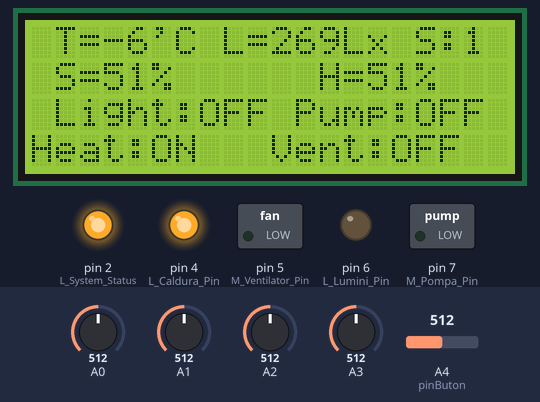
Recording of a sketch running on a simulated Arduino Uno, built with avr-gcc and run on an emulated ATmega328P. On the bench: 20×4 character LCD, switched loads named in the sketch (green lamp = pin HIGH), output pins drawn as LEDs (lit = HIGH). The test bench sets the inputs (shaded band); at power-on: A2 = 512, A0 = 512, A1 = 512, A3 = 512, A4 (pinButon) = 512. Pins used as bus, display or sensor lines are not drawn; what the sketch prints to the serial monitor is not drawn.

Above: at 2.4 s.
2.5 s: A2 set to 488
At 4.5 s:
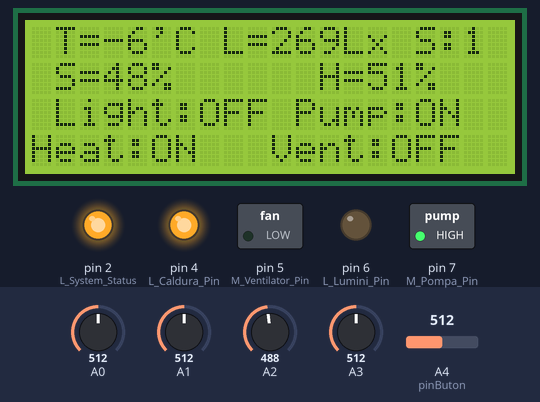
5.2 s: A0 set to 565
At 6.9 s:
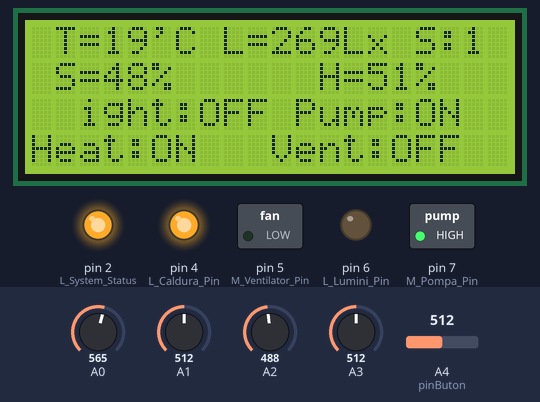
10.8 s: A0 set to 582
At 13.0 s:
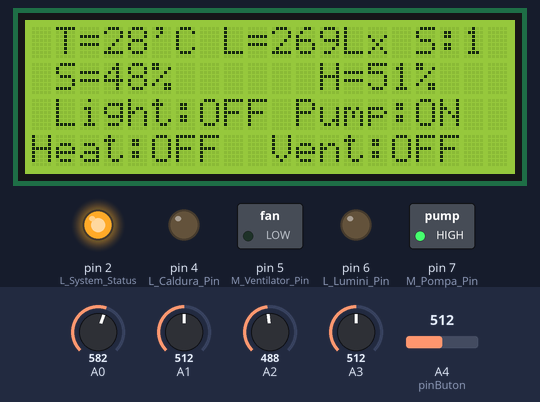
15.6 s: A1 set to 180
At 17.7 s:
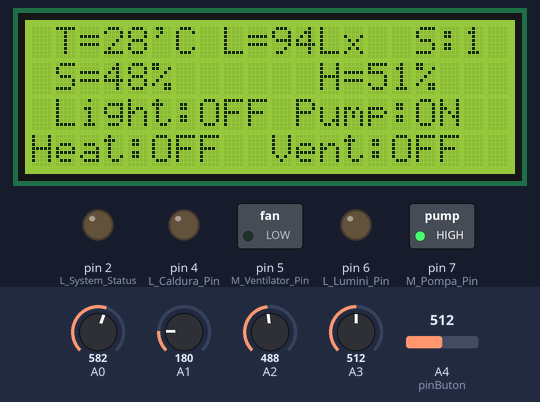
18.6 s: A1 set to 154
At 20.3 s:
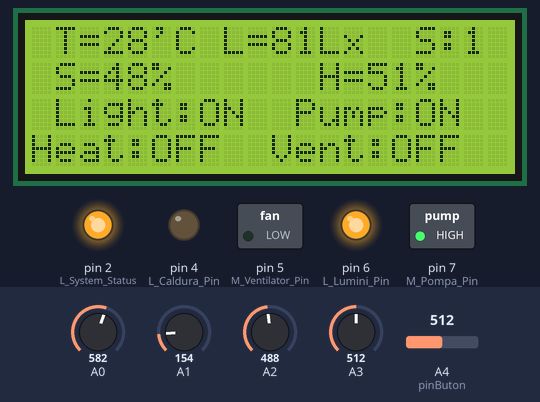
22.6 s: A0 set to 716
At 23.8 s:
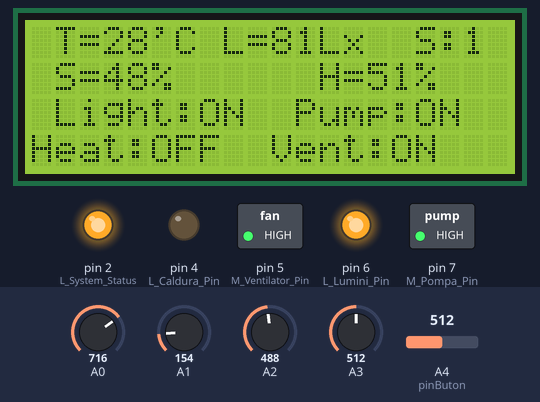
Timing chart, 0 to 27.1 s (numbered marks = the images above; inputs shaded):
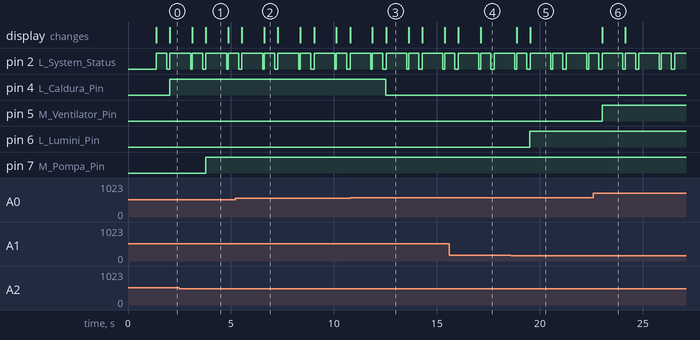

Measured:
- the behaviour switches between 500 and 499 on A2 (found by bisection; images 0 and 1)
- the behaviour switches between 581 and 582 on A0 (found by bisection; images 2 and 3)
- the behaviour switches between 171 and 170 on A1 (found by bisection; images 4 and 5)
- after the input at 2.5 s, pin 7 (M_Pompa_Pin): LOW → HIGH after 1.3 s; the display: first changes after 0.63 s (image 1 shows a later state)
- after the input at 5.2 s, the display: first differs from a run without the input after 1.4 s (image 2)
- after the input at 10.8 s, pin 4 (L_Caldura_Pin): HIGH → LOW after 1.7 s; the display: first changes after 1.1 s (image 3 shows a later state)
- after the input at 15.6 s, the display: first differs from a run without the input after 1.5 s (image 4)
- after the input at 18.6 s, pin 6 (L_Lumini_Pin): LOW → HIGH after 0.92 s; the display: first changes after 0.27 s (image 5 shows a later state)
- after the input at 22.6 s, pin 5 (M_Ventilator_Pin): LOW → HIGH after 0.42 s; the display: changes after 0.43 s (image 6)

The sketch:

Green_House_Automation_TASKS.ino
```cpp
//-----------------------------------------------------------------------------------------------------------------------------------------------------
// - Main Program
// - Contains all headers
// - Responsible for environment monitoring and
//   and green house control
//------------------------------------------------------------------------------------------------------------------------------------------------------

//----------------#_INCLUDES_#--------------------------------------------------------------------------------------------------------------------------


#include "GLOBALS_H.h"    // Global variables
#include "SENSORS_H.h"    // Reads data from sensors
#include "DISPLAY_H.h"    // Displays sensor data
#include "CONTROLS_H.h"   // Controls Green House
#include "TIME_H.h"

//----------------#_GLOBAL_VARS_#------------------------------------------------------------------------------------------------------------------------

LiquidCrystal lcd(13, 12, 11, 10,  9,  8);

const int M_Pompa_Pin = 7;        // iesire pompa
const int L_Lumini_Pin = 6;       // iesire lumini
const int M_Ventilator_Pin = 5;   // iesire ventilator
const int L_Caldura_Pin = 4;      // iesire caldura
const int O_Power_OnOff = 3;      // iesire sursa
const int L_System_Status = 2;    // iesire sys status

int Start_date = 0;   // start day
int weekNr = 1;       // start week

unsigned long previousMillis = 0; // interval saptmanana* trecuta
const long interval = 14; // interval saptmanana*

//--------------------#_SETUP_#--------------------------------------------------------------------------------------------------------------------------

void setup()
{
  Serial.println("_________________________________");
  Serial.println(" ");
  Serial.println(" ");

  lcd.begin(20, 4);

  Serial.begin(9600);
  Serial.println("SETUP_BEGIN");
  Serial.println("_________________________________");
  Serial.println("-> Baud Rate set to 9600");

  pinMode(L_Lumini_Pin, OUTPUT);
  Serial.println("-> Output: L_Lumini_Pin");

  pinMode(M_Pompa_Pin, OUTPUT);
  Serial.println("-> Output: M_Pompa_Pin");

  pinMode(M_Ventilator_Pin, OUTPUT);
  Serial.println("-> Output: M_Ventilator_Pin");

  pinMode(L_Caldura_Pin, OUTPUT);
  Serial.println("-> Output: L_Caldura_Pin");

  pinMode(O_Power_OnOff, OUTPUT);
  Serial.println("-> Output: O_Power_OnOff");

  pinMode(L_System_Status, OUTPUT);
  Serial.println("-> Output: L_System_Status");

  delay(1000);
  Serial.println("  ");
  Serial.println("SETUP_ENDS");
  Serial.println("_________________________________");
}

//-----------------------#_LOOP_#--------------------------------------------------------------------------------------------------------------------------
void loop()
{
  Serial.println("LOOP_START");
  Serial.println("_________________________________");

  updateTime();

  displayTemperature(readTemperature());
  displayLightIntensity(readLightIntensity());
  displaySoilMoisture(readSoilMoisture());
  displayAirHumidity(readAirHumidity());
  displayWeek(weekNr);
  displayThersholds();

  digitalWrite(L_System_Status, HIGH);
  delay(500);
  digitalWrite(L_System_Status, LOW);

  sourceControl();
  controlLight( readLightIntensity());
  controlPump(readSoilMoisture());
  controlTemperature(readTemperature());

  digitalWrite(L_System_Status, HIGH);
  delay(500);
  digitalWrite(L_System_Status, LOW);

  Serial.println("  ");
  Serial.println("LOOP_END");
  Serial.println("_________________________________");

  digitalWrite(L_System_Status, HIGH);
  delay(500);
  digitalWrite(L_System_Status, LOW);
}

//-----------------------------------------------------------------------------------------------------------------------------------------------------
```

CONTROLS_H.h
```cpp
//-----------------------------------------------------------------------------------------------------------------------------------------------------
// -CONTROLS_H - Contine functiile de control pentru
// -pompa apa,caldura,ventilator,lumini
//
//-----------------------------------------------------------------------------------------------------------------------------------------------------

#ifndef CONTROLS_H
#define CONTROLS_H

//----------------#_INCLUDES_#-------------------------------------------------------------------------------------------------------------------------

#include "GLOBALS_H.h"    // Global variables
#include "UPDATE_THRESHOLDS_H.h"  // Thresholds module

//----------------#_FUNCTIONS_#------------------------------------------------------------------------------------------------------------------------


//__CONTROL_POWER_SOURCE__

void sourceControl()
{
  int pinButon = A4;
  int rawValue = analogRead(pinButon);

  if (rawValue > 500)
  {
   delay(150);
   digitalWrite(O_Power_OnOff, HIGH);
   Serial.println("<DANGER(220V)> Sursa: ON <!!!>");
  }
  else
  {
   delay(150);
   digitalWrite(O_Power_OnOff, LOW);
   Serial.println("<SAFE> Sursa: OFF <!!!>");
  }

}

//__CONTROL_LIGHT__

void controlLight(int lightIntensity)
{
  updateThresholds();

  int pragLuminaLocal = pragLumina; //"Lx"
  if (lightIntensity < pragLuminaLocal)
  {
    digitalWrite(L_Lumini_Pin, HIGH);
    lcd.setCursor(0, 2);
    lcd.print(" Light:ON ");
    Serial.println("Light:ON ");
  }
  else
  {
    digitalWrite(L_Lumini_Pin, LOW);
    lcd.setCursor(0, 2);
    lcd.print(" Light:OFF ");
    Serial.println("Light:OFF ");
  }
}

//__CONTROL_PUMP__
void controlPump(int soilMoisture)
{
  updateThresholds();

  int pragUmidiateSolLocal = pragUmidiateSol; //"%"
  if (soilMoisture < pragUmidiateSolLocal)
  {
    digitalWrite(M_Pompa_Pin, HIGH);
    lcd.setCursor(10, 2);
    lcd.print(" Pump:ON ");
    Serial.println("Pump:ON ");
  }
  else
  {
    digitalWrite(M_Pompa_Pin, LOW);
    lcd.setCursor(10, 2);
    lcd.print(" Pump:OFF ");
    Serial.println("Pump:OFF ");
  }
}

//__CONTROL_TEMPERATURE__(Heat Lamp & Vent)

void controlTemperature(int temperature)
{
  updateThresholds();
  int pragTemepraturaLocal = pragTemepratura; //"`C"
  if (temperature < pragTemepraturaLocal)
  {
    digitalWrite(L_Caldura_Pin, HIGH);
    lcd.setCursor(0, 3);
    lcd.print("Heat:ON ");
    Serial.println("Heat:ON ");

    digitalWrite(M_Ventilator_Pin, LOW);
    lcd.setCursor(10, 3);
    lcd.print("Vent:OFF ");
    Serial.println("Vent:OFF ");

  }
  else if (temperature > pragTemepraturaLocal)
  {
    digitalWrite(L_Caldura_Pin, LOW);
    lcd.setCursor(0, 3);
    lcd.print("Heat:OFF ");
    Serial.println("Heat:OFF ");

    digitalWrite(M_Ventilator_Pin, HIGH);
    lcd.setCursor(10, 3);
    lcd.print("Vent:ON ");
    Serial.println("Vent:ON ");

  }
  else
  {
    digitalWrite(L_Caldura_Pin, LOW);
    lcd.setCursor(0, 3);
    lcd.print("Heat:OFF ");
    Serial.println("Heat:OFF ");

    digitalWrite(M_Ventilator_Pin, LOW);
    lcd.setCursor(10, 3);
    lcd.print("Vent:OFF ");
    Serial.println("Vent:OFF ");

  }
}

//--------------------------------------------------------------------------------------------------------------------------------------------------------

#endif CONTROLS_H // CONTROLS_H

//--------------------------------------------------------------------------------------------------------------------------------------------------------
```

DISPLAY_H.h
```cpp
//-----------------------------------------------------------------------------------------------------------------------------------------------------
// -DISPLAY_H - Contine functiile de afisare ale senzorilor in portul Serial si pe LCD display
//
//
//-----------------------------------------------------------------------------------------------------------------------------------------------------

#ifndef DISPLAY_H
#define DISPLAY_H

//----------------#_INCLUDES_#-------------------------------------------------------------------------------------------------------------------------

#include "GLOBALS_H.h"    // Global variables

//----------------#_FUNCTIONS_#------------------------------------------------------------------------------------------------------------------------

//__TEMPERATURE__

void displayTemperature(int temperature)
{
  lcd.setCursor(0, 0);
  lcd.print(" T=");
  Serial.print(" T=");
  lcd.print(temperature);
  Serial.print(temperature);
  lcd.print("'C     ");
  Serial.println("'C     ");
}

//__LIGHT_INTENSITY__

void displayLightIntensity(int lightIntensity)
{
  lcd.setCursor(7, 0);
  lcd.print(" L=");
  Serial.print(" L=");
  lcd.print(lightIntensity);
  Serial.print(lightIntensity);
  lcd.print("Lx       ");
  Serial.println("Lx       ");
}

//__SOIL_MOISTURE__

void displaySoilMoisture(int soilMoisture)
{
  lcd.setCursor(0, 1);
  lcd.print(" S=");
  Serial.print(" S=");
  lcd.print(soilMoisture);
  Serial.print(soilMoisture);
  lcd.print("%      ");
  Serial.println("%      ");
}

//__AIR_HUMIDITY__

void displayAirHumidity(int airHumidity)
{
  lcd.setCursor(11, 1);
  lcd.print(" H=");
  Serial.print(" H=");
  lcd.print(airHumidity);
  Serial.print(airHumidity);
  lcd.print("%   ");
  Serial.println("%   ");
}

//__WEEK_NR__

void displayWeek(int weekNr)
{
  lcd.setCursor(15, 0);
  lcd.print(" S:");
  Serial.print(" Saptamana Nr:");
  lcd.print(weekNr);
  Serial.println(weekNr);
}

void displayThersholds()
{
  Serial.print("w: ");
  Serial.print(weekNr);
  Serial.print(" |pU: ");
  Serial.print(pragUmidiateSol);
  Serial.print(" |pT: ");
  Serial.print(pragTemepratura);
  Serial.print(" |pL: ");
  Serial.println( pragLumina);
}


//--------------------------------------------------------------------------------------------------------------------------------------------------------

#endif // DISPLAY_H

//--------------------------------------------------------------------------------------------------------------------------------------------------------
```

GLOBALS_H.h
```cpp
//-----------------------------------------------------------------------------------------------------------------------------------------------------
// -GLOBALS_H - Contine obiectul lcd si actuatorii
//
//
//-----------------------------------------------------------------------------------------------------------------------------------------------------

#ifndef GLOBALS_H
#define GLOBALS_H

#include <LiquidCrystal.h>
extern LiquidCrystal lcd;
//OUT pe DIGITAL OUTPUT
extern const int M_Pompa_Pin;
extern const int L_Lumini_Pin;
extern const int M_Ventilator_Pin;
extern const int L_Caldura_Pin;
extern const int O_Power_OnOff;
extern const int L_System_Status;

// CONTORIZARE TIMP
extern  int Start_date;
extern  int weekNr;
extern unsigned long previousMillis;
extern const long interval;

// THRESHOLDS
extern int pragUmidiateSol;
extern int pragTemepratura;
extern int pragLumina;


#endif // GLOBALS_H
```

SENSORS_H.h
```cpp
//-----------------------------------------------------------------------------------------------------------------------------------------------------
// -SENSORS_H - Contine functiile de citire ale senzorilor
//
//
//-----------------------------------------------------------------------------------------------------------------------------------------------------

#ifndef SENSORS_H
#define SENSORS_H

//----------------#_INCLUDES_#-------------------------------------------------------------------------------------------------------------------------

#include "GLOBALS_H.h"    // Global variables


//----------------#_FUNCTIONS_#------------------------------------------------------------------------------------------------------------------------

//__TEMPERATURE__

int readTemperature()
{
  int rawValue = analogRead(A0);
  return (rawValue * 500) / 1023;
}

//__LIGHT_INTENSITY__

int readLightIntensity()
{
  int rawValue = analogRead(A1);
  return rawValue / 1.9;
}

//__SOIL_MOISTURE__

int readSoilMoisture()
{
  int rawValue = analogRead(A2);
  return rawValue / 10;
}

//__AIR_HUMIDITY__

int readAirHumidity()
{
  int rawValue = analogRead(A3);
  return rawValue / 10;
}

//-----------------------------------------------------------------------------------------------------------------------------------------------------

#endif // SENSORS_H

//-----------------------------------------------------------------------------------------------------------------------------------------------------
```

TIME_H.h
```cpp
//-----------------------------------------------------------------------------------------------------------------------------------------------------
// -TIME_H - Contorizeaza timpul in sapatamani dupa zile
//
//
//-----------------------------------------------------------------------------------------------------------------------------------------------------

#ifndef TIME_H
#define TIME_H

//----------------#_INCLUDES_#-------------------------------------------------------------------------------------------------------------------------

#include "GLOBALS_H.h"    // Global variables


//----------------#_FUNCTIONS_#------------------------------------------------------------------------------------------------------------------------

void updateTime()
{
  unsigned long currentMillis = millis();
  if (currentMillis - previousMillis >= interval)
  {
    previousMillis = currentMillis;
    Start_date++;

    if (Start_date % 14 == 0)
    {
      weekNr++;
      Serial.println("<!> A TRECUT O SAPTAMANA <!>");
    }
  }
}


//-----------------------------------------------------------------------------------------------------------------------------------------------------

#endif // TIME_H

//-----------------------------------------------------------------------------------------------------------------------------------------------------
```

UPDATE_THRESHOLDS_H.h
```cpp
//-----------------------------------------------------------------------------------------------------------------------------------------------------
// -UPDATE_THRESHOLDS - Actualizeaza pragurile de Temperatura, Umidiate in sol si Luminozitate in functie de sapatamana
//
//
//-----------------------------------------------------------------------------------------------------------------------------------------------------

#ifndef UPDATE_THRESHOLDS
#define UPDATE_THRESHOLDS

//----------------#_INCLUDES_#-------------------------------------------------------------------------------------------------------------------------

#include "GLOBALS_H.h"    // Global variables


//----------------#_FUNCTIONS_#------------------------------------------------------------------------------------------------------------------------

int pragUmidiateSol;
int pragTemepratura;
int pragLumina;

void updateThresholds()
{
  if (  1 <= weekNr && weekNr < 14)
  {
    pragUmidiateSol = 50;
    pragTemepratura = 28;
    pragLumina = 90;
  }
  else if ( 14 <= weekNr && weekNr < 24)
  {
    pragUmidiateSol = 70;
    pragTemepratura = 28;
    pragLumina = 500;
  }
  else if ( 24 <= weekNr && weekNr < 34 )
  {
    pragUmidiateSol = 50;
    pragTemepratura = 28;
    pragLumina = 90;
  }
  else if ( 34 <= weekNr && weekNr < 50)
  {
    pragUmidiateSol = 70;
    pragTemepratura = 28;
    pragLumina = 500;
  }
  else if ( 50 <= weekNr && weekNr < 60)
  {
    pragUmidiateSol = 60;
    pragTemepratura = 18;
    pragLumina = 90;
  }
  else if ( 60 <= weekNr && weekNr < 66)
  {
    pragUmidiateSol = 55;
    pragTemepratura = 21;
    pragLumina = 90;
  }
  else if ( 60 <= weekNr && weekNr < 70 )
  {
    pragUmidiateSol = 60;
    pragTemepratura = 21;
    pragLumina = 90;
  }
}


//-----------------------------------------------------------------------------------------------------------------------------------------------------

#endif // UPDATE_THRESHOLDS_H

//-----------------------------------------------------------------------------------------------------------------------------------------------------
```
